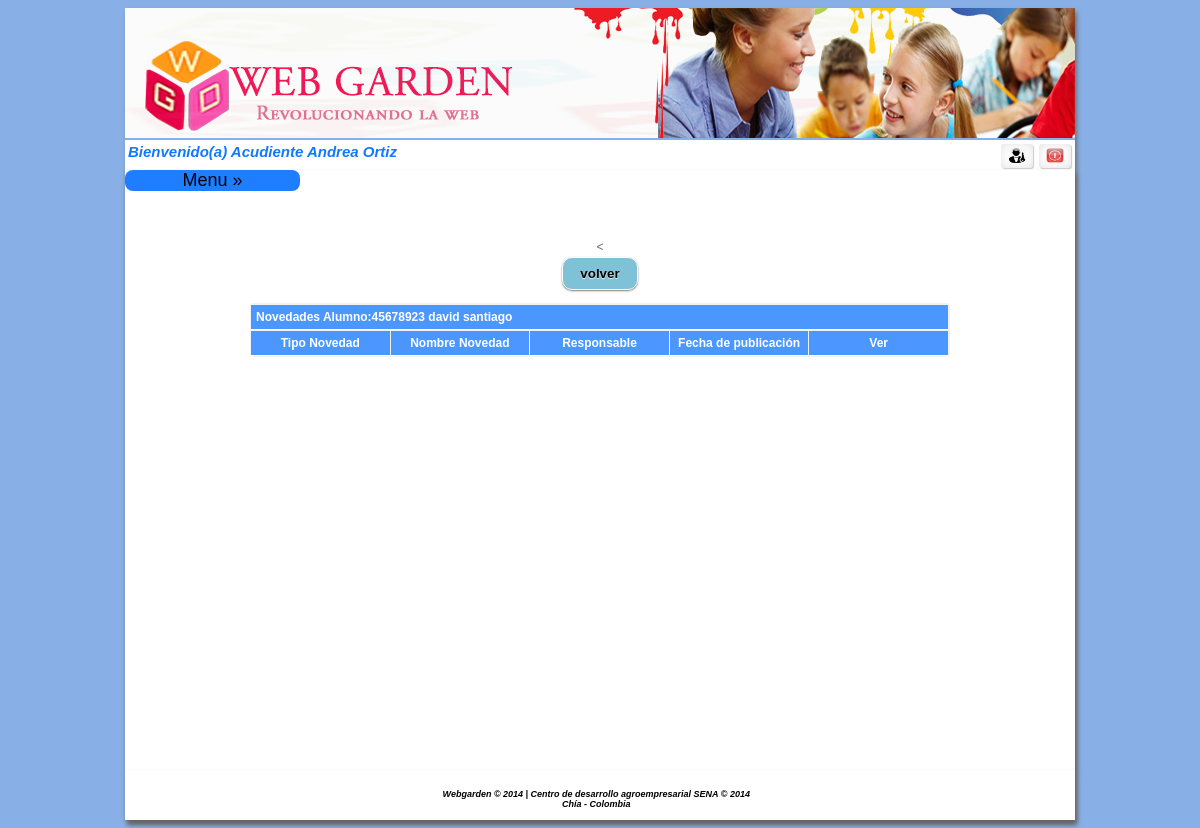
The app's page /home.php?pr=45678923&acceso=117 (signed in) with its own data.
### tables this page shows
CREATE TABLE IF NOT EXISTS `alumno` (
  `identificacion` int(11) NOT NULL,
  `prinombre` varchar(15) NOT NULL,
  `segnombre` varchar(20) DEFAULT NULL,
  `priapellido` varchar(15) NOT NULL,
  `segapellido` varchar(20) DEFAULT NULL,
  `direccion` varchar(15) NOT NULL,
  `desenf` varchar(1000) NOT NULL,
  `retri` varchar(1000) NOT NULL,
  `idruta` int(11) NOT NULL,
  `acudiente` int(11) NOT NULL,
  `foto` varchar(300) NOT NULL,
  `genero` int(11) NOT NULL,
  `idcurso` int(11) NOT NULL,
  `rh` int(11) NOT NULL,
  `tipodoc` int(11) NOT NULL,
  `fecha_naci` date NOT NULL,
  `gruposan` int(11) NOT NULL
);

### controlador/cnoveacu.php (called while the page is built, shortened)
<?php
include ("modelo/mnoveacu.php");
$ins = new mnove();
$idalumno = isset($_GET["pr"]) ? $_GET["pr"] : NULL;
$alumno = $ins->alumno($idalumno);
?>

### controlador/configuracion.php (called while the page is built)
<?php
	$usu_db = "root";
	$pass_db = "";
	$serv_db = "localhost";
	$db = "webgarden";
?>

### controlador/conexion.php (called while the page is built, shortened)
<?php
class conexion{
	function conectarBD(){
		include("configuracion.php");
		$this->link = mysql_connect($serv_db,$usu_db,$pass_db);
		$db2= mysql_select_db($db);
	}
	function ejeCon($con, $op){
		$this->resultado = mysql_query($con) or
		die("La consulta fallo: ".mysql_error());
		if ($op==0){
			while ($linea = mysql_fetch_array($this->resultado)){
				$arrayResultado[] = $linea;
			}
		}else{
			$arrayResultado[] =0;
		}
		$resarr = isset($arrayResultado) ? $arrayResultado:NULL;
		if($resarr){
			return $arrayResultado;
		}
	}
}
?>

### vista/vnoveacu.php (the view, shortened to what this page needs)
<?php
include ("controlador/cnoveacu.php");
?>
<center>
        <table width="700" border="0">
            <tr>
                <td colspan="3" align="center" >
                        <input type="button" onclick="location.href='home.php?acceso=116'" value="volver"/>
                </td>
            </tr>
        </table>
    <form id="form2" name="form2" method="GET" action="" onSubmit="return confirm('Desea eliminar?')">
        <div align="center" id="tabint">
            <table width="700px" border="1" cellspacing="0" cellpadding="5">
                <tr>
                    <th class="style1" align="left" colspan="7">Novedades Alumno:<?php echo $alumno[0]['identificacion']?> <?php echo $alumno[0]['prinombre']?> <?php echo $alumno[0]['segnombre'] ?></th>
                </tr>
                <tr>
                    <th class="style1" align="center" width="100px">Tipo Novedad</th>
                    <th class="style1" align="center" width="100px">Nombre Novedad</th>
                    <th class="style1" align="center" width="100px">Responsable</th>
                    <th class="style1" align="center" width="100px">Fecha de publicaci&oacute;n</th>
                    <th class="style1" align="center" width="100px">Ver</th>
                </tr>
            </table>
            <p>&nbsp; </p>
        </div>
    </form>
</center>

### css/style.css (style rules this page uses)
input[type=submit], input[type=reset],input[type=button] { padding: 9px 17px; font-family: Helvetica,Arial,sans-serif; font-weight: bold; line-height: 1; color: #000000; border: none; text-shadow: 0 1px 1px rgba(255,255,255,0.85); background-color:#7FC1D7; border: 1px solid #ffffff; border-radius: 10px; box-shadow: 0 1px 2px rgba(0,0,0,0.5); }
#tabint table { border-radius: 3px; border: solid 1px #f1f1f1; box-shadow: 5 5 10px #333; margin: 10px; }
#tabint table tbody tr td,#tabint table tbody tr th { transition: all 400ms ease-in; -webkit-transition: all 400ms ease-in; -moz-transition: all 400ms ease-in; -o-transition: all 400ms ease-in; -ms-transition: all 400ms ease-in; padding: 5px 5px; word-wrap: break-word; border: solid 0px #fff; border-bottom: solid 1px #fff; border-top: solid 1px #f1f1f1; border-right: solid 1px #f1f1f1; }
#tabint table th { background: #4B97FF; color: #fff; }

### css/menu.css (style rules this page uses)
body { font-family: 'Open Sans', sans-serif; background:#89B0E6; background-size:cover; }

### records on screen
alumno: identificacion "45678923", prinombre "david", segnombre "santiago"

### other values on screen
$nomapre "Andrea Ortiz"
